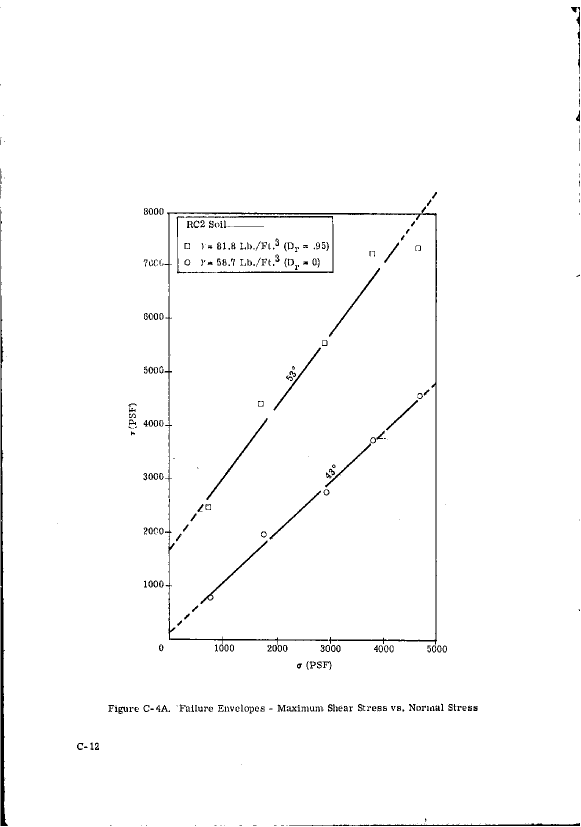
#> input picture img/1968-vol2/p0126.png, 1161 x 1653 px, found by its file name (shown at 1/2 size)
$ python components.py
#> lines starting #> are read from the running program, lines starting #| are printed output that depends on the picture; after the words box and inside, x2 and y2 are one past the last pixel; in counts of white or black regions, pixels touching at a corner belong together
import numpy as np, json
from PIL import Image
from collections import deque
g = np.asarray(Image.open("packet/p0126.png").convert("L")).astype(int)
#> g: shape (1653, 1161) int64; 98.4% white; 359 black regions (133 under 20 px), largest, box (x1, y1, x2, y2) and area: (1, 419, 16, 1652) 5479, (329, 425, 874, 1289) 5245, (371, 432, 667, 546) 1640
u0, v0, u1, v1 = 928, 1000, 2420, 3482   # inside left/bottom frame, include area above top frame
D = g[v0:v1, u0:u1] < 160
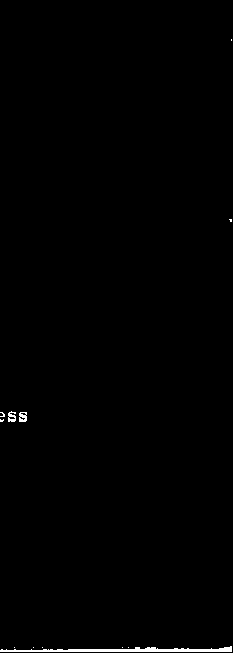
#> D: shape (653, 233) bool; 0.57% white; 12 white regions (9 under 20 px), largest, box (x1, y1, x2, y2) and area: (0, 646, 232, 652) 711, (19, 412, 27, 422) 62, (8, 411, 16, 422) 58
# blank the frame lines (top ~1160-1175, right ~2373-2384)
for u in range(u0, u1):
    vt = 1156.6 + 0.0048 * u
#> (the run stopped early here; a loop or call above may not have finished)

$ run again, with img/1968-vol2/p0003.png copied over img/1968-vol2/p0126.png
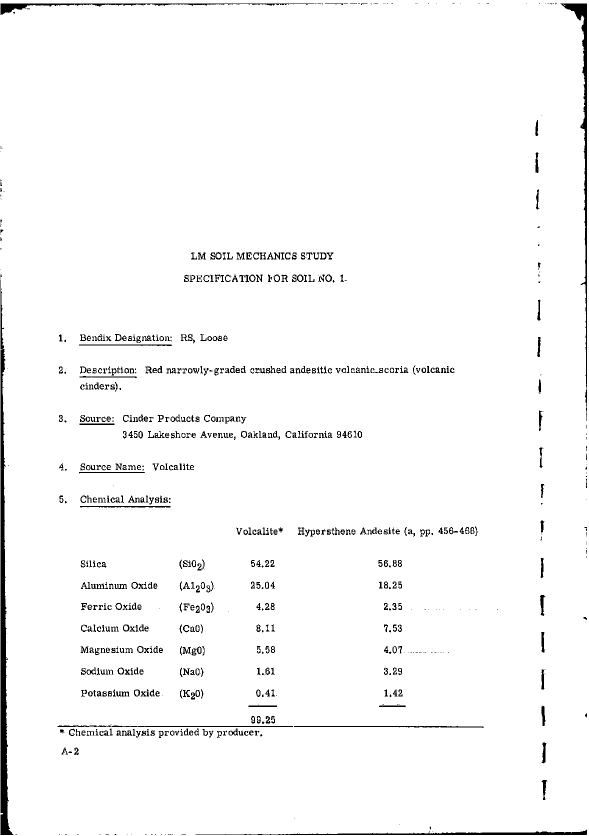
#> input picture img/1968-vol2/p0003.png, 1178 x 1671 px, found by its file name (shown at 1/2 size)
#> g: shape (1671, 1178) int64; 97.2% white; 763 black regions (242 under 20 px), largest, box (x1, y1, x2, y2) and area: (1, 560, 27, 1670) 9966, (1121, 7, 1174, 842) 4423, (391, 1659, 1174, 1670) 2632
#> `D = g[v0:v1, u0:u1] < 160`:
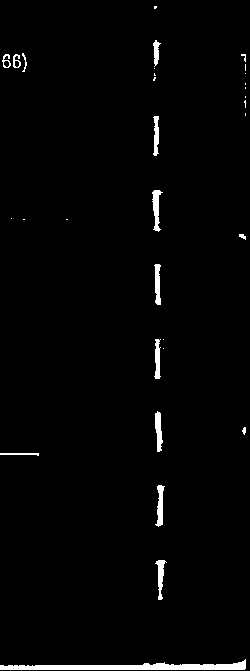
#> D: shape (671, 250) bool; 1.9% white; 32 white regions (17 under 20 px), largest, box (x1, y1, x2, y2) and area: (0, 659, 246, 670) 1345, (152, 190, 163, 232) 233, (155, 485, 165, 527) 223

$ run again, with img/1968-vol2/p0004.png copied over img/1968-vol2/p0126.png
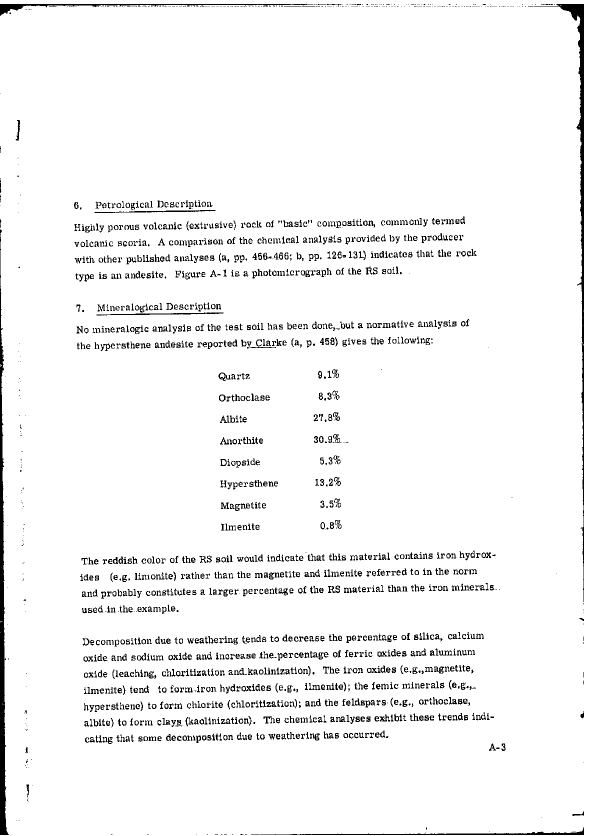
#> input picture img/1968-vol2/p0004.png, 1178 x 1671 px, found by its file name (shown at 1/2 size)
#> g: shape (1671, 1178) int64; 95.6% white; 1799 black regions (547 under 20 px), largest, box (x1, y1, x2, y2) and area: (0, 458, 18, 1670) 8020, (1068, 8, 1168, 1204) 6629, (0, 8, 627, 32) 2191
#> `D = g[v0:v1, u0:u1] < 160`:
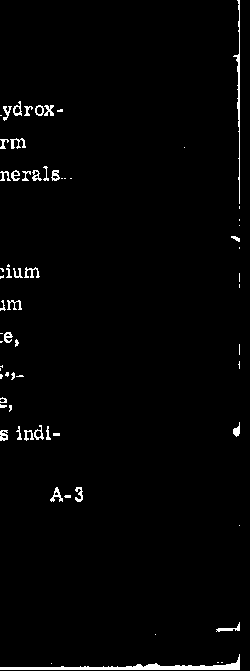
#> D: shape (671, 250) bool; 1.9% white; 67 white regions (31 under 20 px), largest, box (x1, y1, x2, y2) and area: (0, 654, 240, 670) 967, (233, 0, 240, 204) 331, (10, 138, 26, 149) 83

$ run again, with img/1968-vol2/p0005.png copied over img/1968-vol2/p0126.png
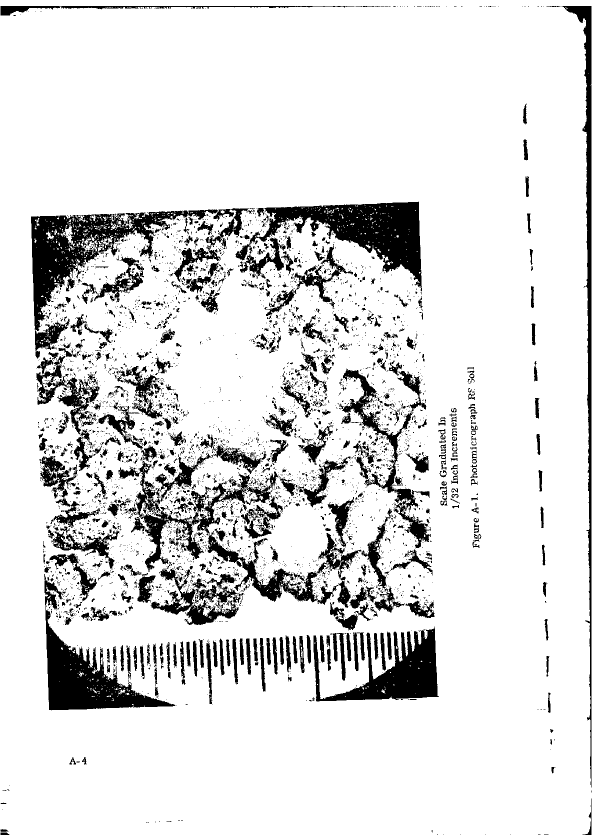
#> input picture img/1968-vol2/p0005.png, 1196 x 1671 px, found by its file name (shown at 1/2 size)
#> g: shape (1671, 1196) int64; 87.1% white; 4872 black regions (4265 under 20 px), largest, box (x1, y1, x2, y2) and area: (62, 418, 468, 717) 24967, (471, 403, 844, 582) 23679, (88, 1148, 350, 1421) 19021
#> `D = g[v0:v1, u0:u1] < 160`:
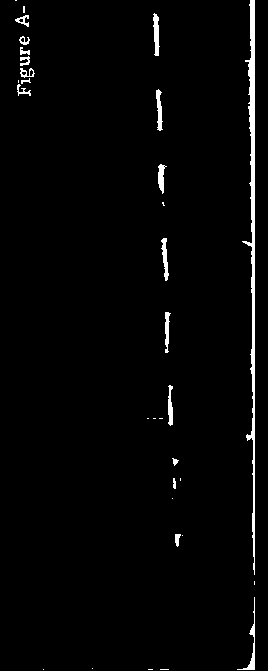
#> D: shape (671, 268) bool; 2.2% white; 33 white regions (15 under 20 px), largest, box (x1, y1, x2, y2) and area: (242, 0, 255, 575) 2132, (237, 597, 255, 670) 203, (153, 13, 160, 56) 197
